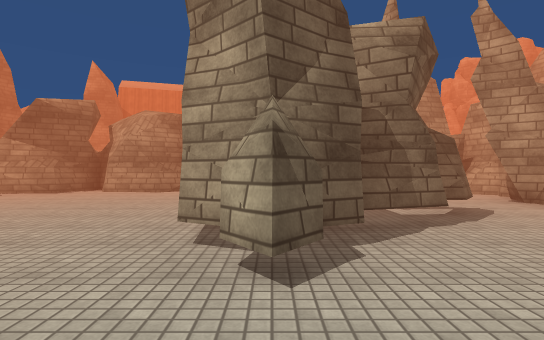
View 1 (above)

24 first-person views from a walk through a Unity game level. The camera is 1.2 m above the floor, looks level and sees 80° across. The floor is counted in squares, 2 m on a side. Each view is taken from the middle of a square. On the plan, view 1 faces up. The plan holds only what a view shows up to about 10 squares ahead; the rest is blank. The place goes on beyond the plan. The player is left out. Some animated figures are left out. Surface patterns are stand-ins for the level's own textures.

View 2
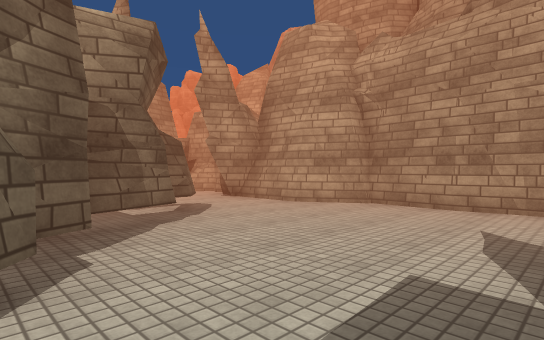

View 3
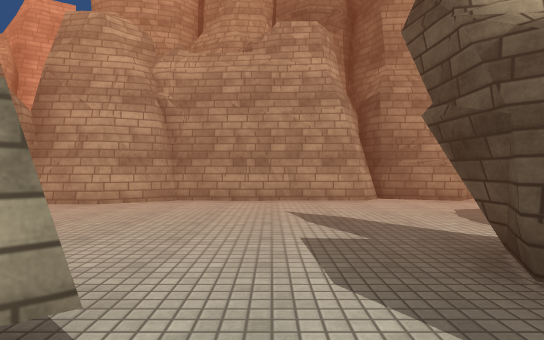

View 4
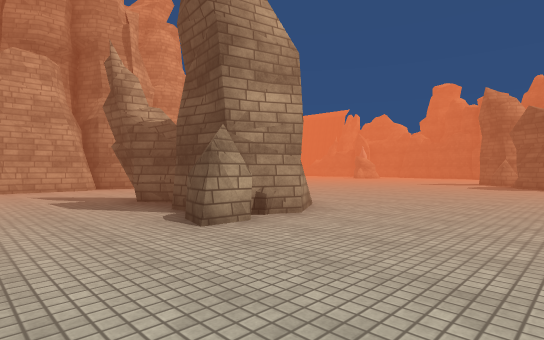

View 5
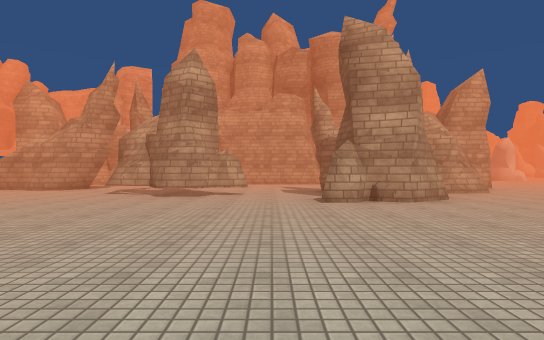

View 6
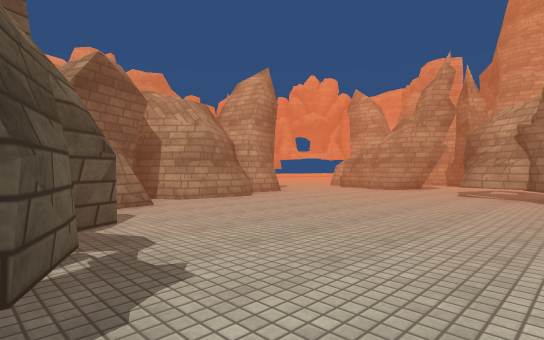

View 7
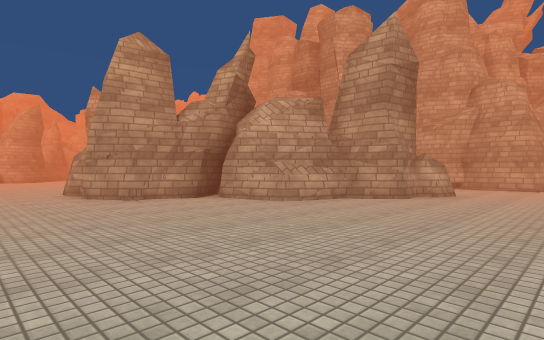

View 8
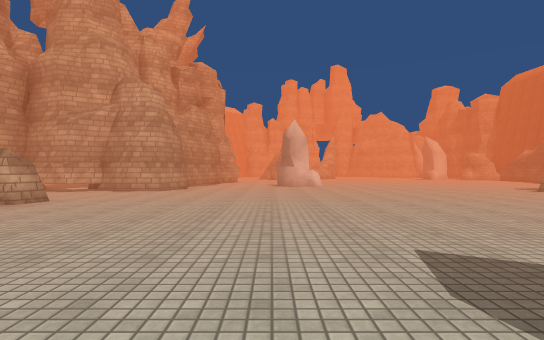

View 9
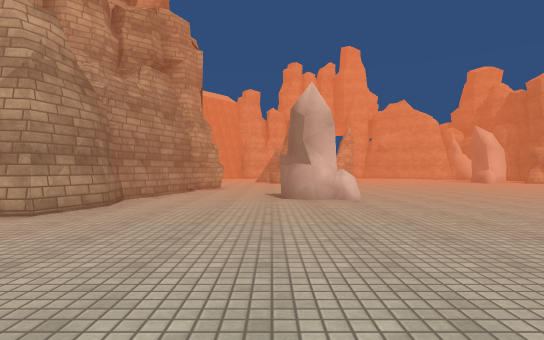

View 10
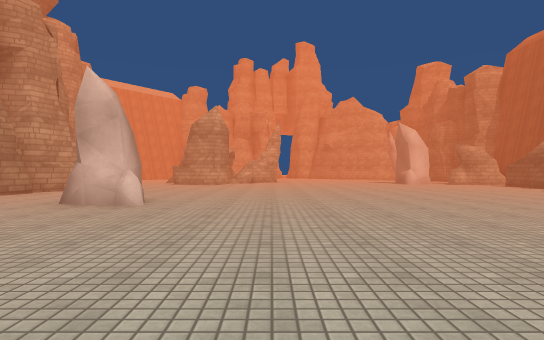

View 11
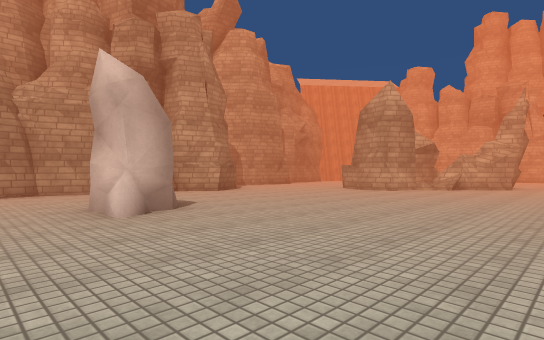

View 12
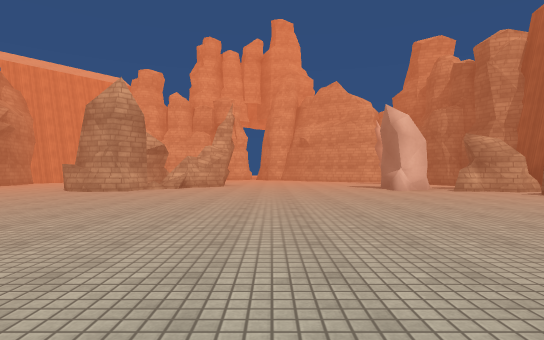

View 13
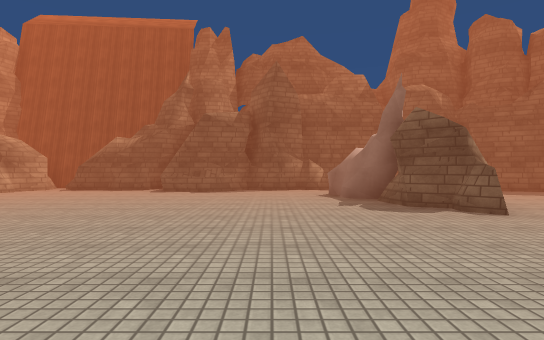

View 14
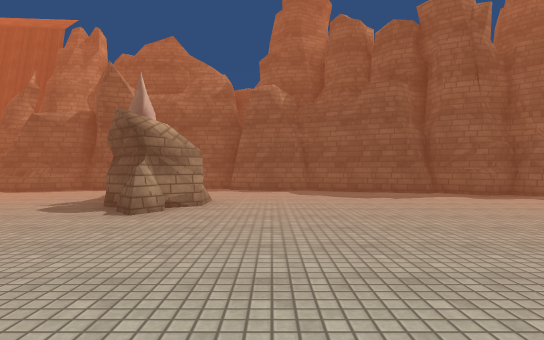

View 15
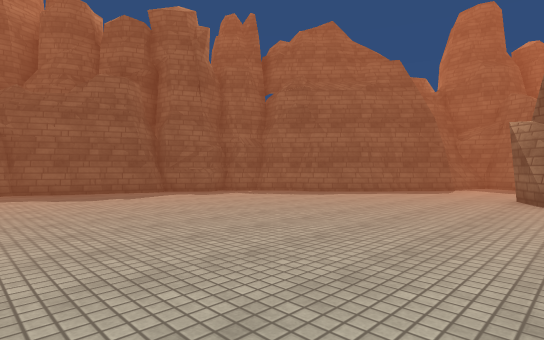

View 16
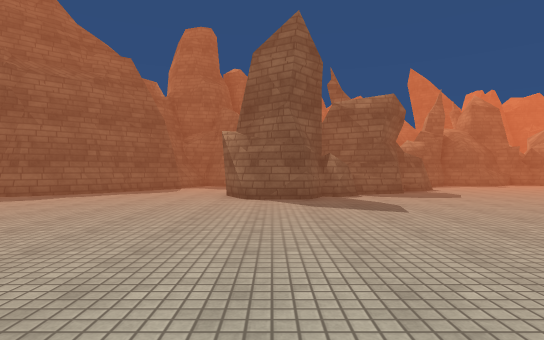

View 17
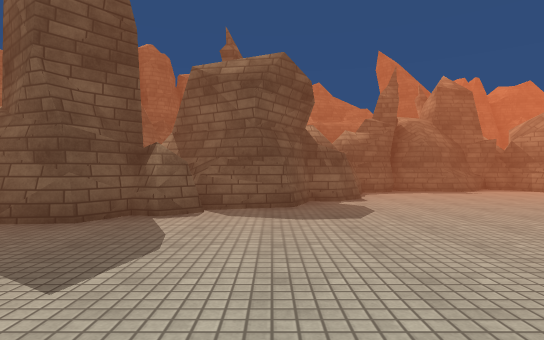

View 18
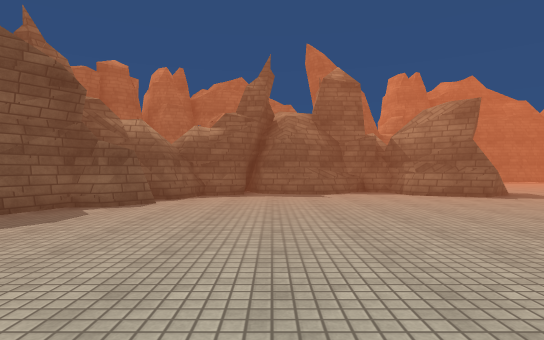

View 19
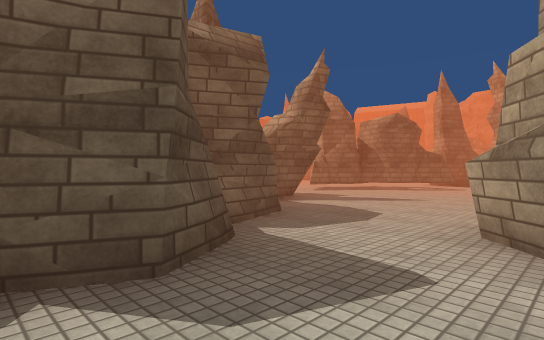

View 20
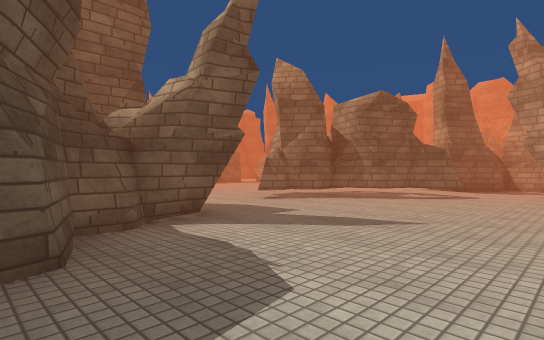

View 21
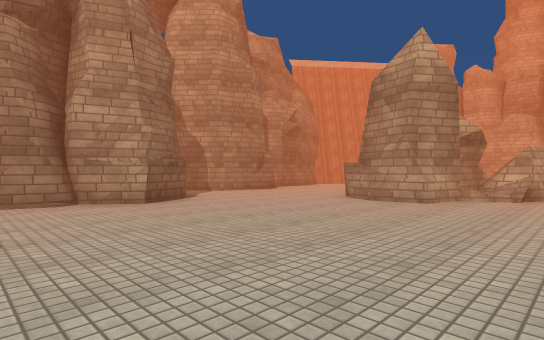

View 22
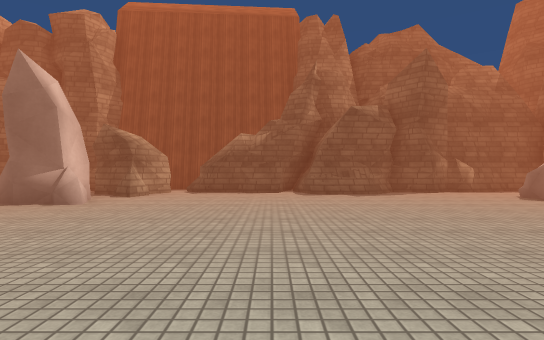

View 23
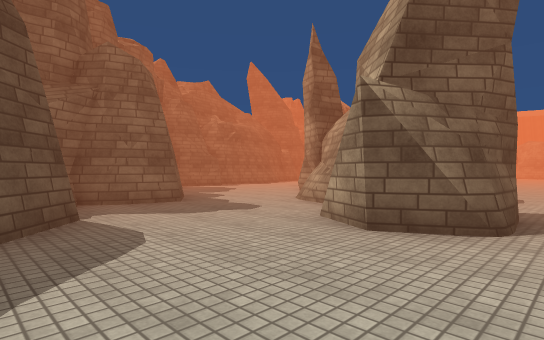

View 24
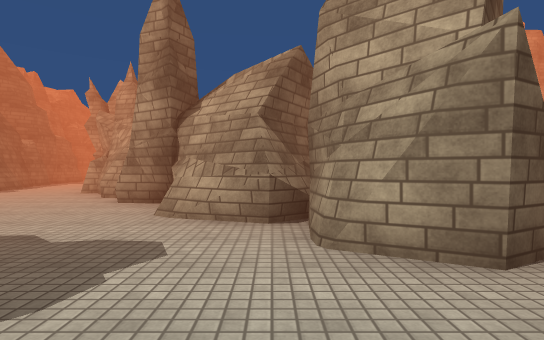

### Floor plan
Key: @ floor where view 1 was taken; # wall or solid block; . floor; / step, stairs or slope; = window, fence, low wall or low ledge.
Columns run from 8 left of view 1 to 18 right of it. Each row starts with its distance up from view 1.
 10   ######
  9  ##.##... #####
  8  #........##
  7  .........##.#
  6 #............#
  5 #.......###..#
  4 #.......###..#
  3 ........##...#
  2  .......#....#
  1 .............#
  0  .....#.@....##
 -1  .....####...##
 -2  ##....###....#
 -3 ##......###...##
 -4 #........###...#
 -5 #........####..##
 -6 #/.........##...#       ##
 -7 #/..............#       .##
 -8 ##..............########...
 -9 ###..................##....
-10 .###.......................
-11 .####.....................#
-12 ...###............#......##
-13 ...####..................##
-14 .....##....................
-15 ##...#.....................
-16  #.........................
-17  ##........................
-18   ###=.....................
-19      #.........#...........
-20      ##........#...........
-21       #........##.........#
-22       #### .... #..........
-23          ####.......##...##
-24             ###############
-25                      #   ##

Where each view was taken, in squares from view 1:
view 1: 0 up, 0 right, facing up
view 2: 0 up, 0 right, facing up-right
view 3: 1 up, 1 left, facing right
view 4: 2 up, 5 left, facing down-right
view 5: 1 up, 8 left, facing right
view 6: 3 up, 8 left, facing up-right
view 7: 9 down, 4 left, facing up-right
view 8: 11 down, 2 left, facing right
view 9: 11 down, 3 right, facing right
view 10: 15 down, 4 right, facing right
view 11: 17 down, 8 right, facing up-right
view 12: 17 down, 8 right, facing right
view 13: 14 down, 10 right, facing down
view 14: 14 down, 5 right, facing down
view 15: 14 down, 5 right, facing down-left
view 16: 14 down, 5 right, facing left
view 17: 11 down, 2 right, facing left
view 18: 7 down, 1 right, facing left
view 19: 6 down, 6 right, facing up-left
view 20: 3 down, 5 right, facing up-left
view 21: 15 down, 11 right, facing up-right
view 22: 15 down, 14 right, facing down
view 23: 18 down, 1 left, facing up-left
view 24: 17 down, 4 left, facing up
